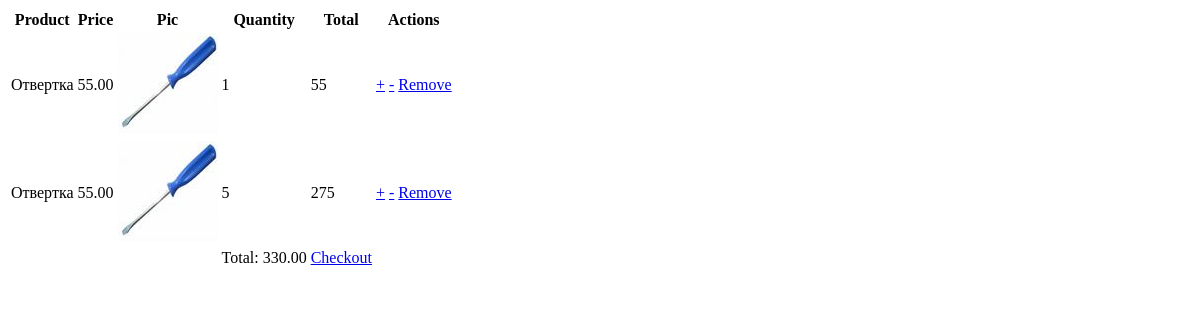
Before: /other/cart/ (signed in) with the older database file.
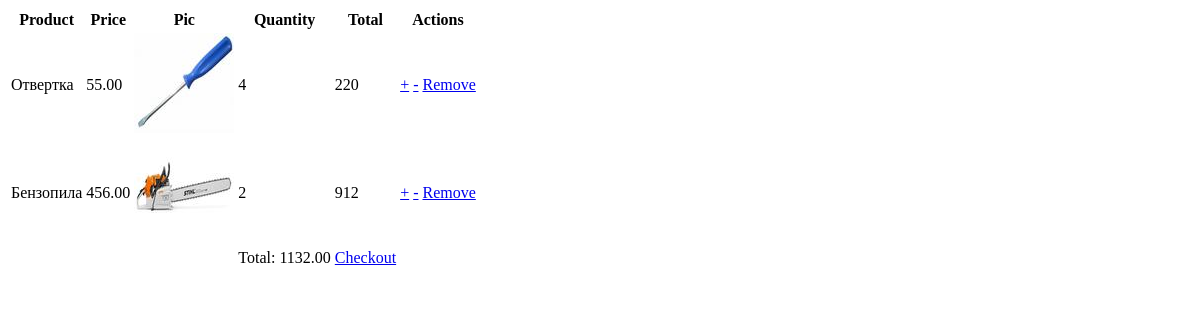
After: the same page with the newer database file.
### apps/cart/models.py (models this page shows, shortened)
class CartItem(models.Model):
   cart = models.ForeignKey(Cart, on_delete=models.CASCADE)
   product = models.ForeignKey(Product, on_delete=models.CASCADE)
   quantity = models.IntegerField(default=1)
   created_at = models.DateTimeField(auto_now_add=True)
   updated_at = models.DateTimeField(auto_now=True)

class Product(models.Model):
   name = models.CharField(max_length=255)
   price = models.DecimalField(max_digits=10, decimal_places=2)
   description = models.TextField()
   image = models.ImageField(upload_to='static/products/', null=True, blank=True)
   created_at = models.DateTimeField(auto_now_add=True)
   updated_at = models.DateTimeField(auto_now=True)

### apps/cart/views.py (the view)
# urls.py: path('', views.view_cart, name='view_cart'),
def view_cart(request):
   cart_items = CartItem.objects.filter(cart__user=request.user)
   total_price = sum(item.product.price * item.quantity for item in cart_items)
   context = {'cart_items': cart_items, 'total_price': total_price}
   return render(request, 'cart/cart.html', context)

### apps/cart/templates/cart/cart.html
<!DOCTYPE html>
<html lang="en">
<head>
   <table>
   <thead>
       <tr>
           <th>Product</th>
           <th>Price</th>
           <th>Pic</th>
           <th>Quantity</th>
           <th>Total</th>
           <th>Actions</th>
       </tr>
   </thead>
   <tbody>
       {% for item in cart_items %}
           <tr>
               <td>{{ item.product.name }}</td>
               <td>{{ item.product.price }}</td>
               <td><img src="{{ item.product.image.url }}" alt="{{ item.product.name }}"></td>
               <td>{{ item.quantity }}</td>
               <td>{% widthratio item.product.price 1 item.quantity %}</td>
               <td>
                   <a href="{% url 'cart:update_item' item.id %}?quantity=1">+</a>
                   <a href="{% url 'cart:update_item' item.id %}?quantity=-1">-</a>
                   <a href="{% url 'cart:remove_item' item.id %}">Remove</a>
               </td>
           </tr>
       {% endfor %}
   </tbody>
   <tfoot>
       <tr>
           <td colspan="3"></td>
           <td>Total: {{ total_price }}</td>
           <td><a href="{% url 'cart:checkout' %}">Checkout</a></td>
       </tr>
   </tfoot>
</table>
</head>
<body>
</body>
</html>

Changed rows visible on the page:
removed CartItem: product.name "Отвертка", product.price "55.00", product.image (picture), quantity "5", product+quantity "275"
changed CartItem "Отвертка": quantity "1" → "4"; product+quantity "55" → "220"
added CartItem: product.name "Бензопила", product.price "456.00", product.image (picture), quantity "2", product+quantity "912"
Other visible differences:
{{ total_price }}: "330.00" → "1132.00"
